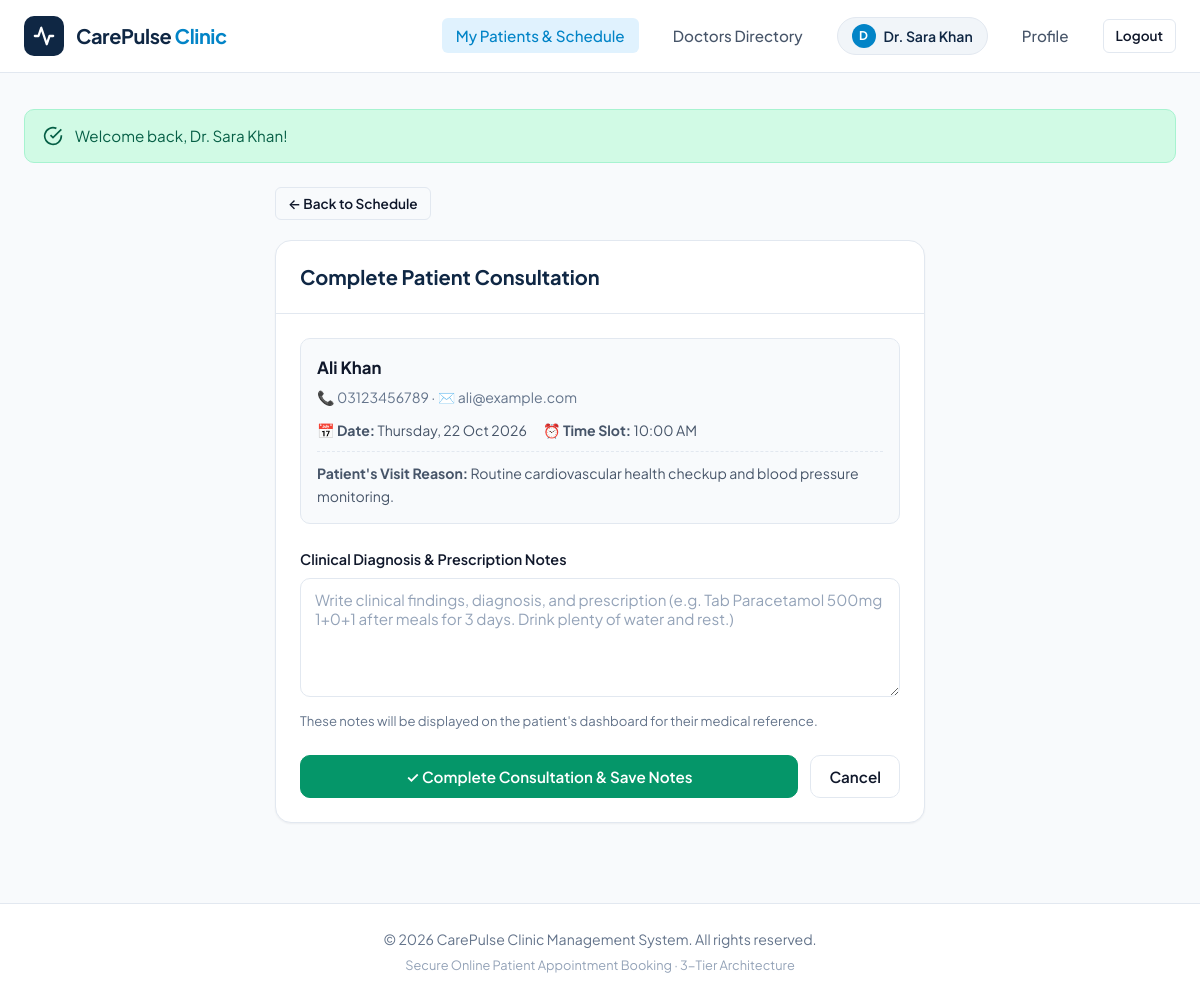
Page /doctor_complete_appointment.php?id=1 (signed in) on the committed database.
### tables this page shows
CREATE TABLE IF NOT EXISTS `appointments` (
    `id` INT AUTO_INCREMENT PRIMARY KEY,
    `patient_id` INT NOT NULL,
    `doctor_id` INT NOT NULL,
    `appointment_date` DATE NOT NULL,
    `appointment_time` TIME NOT NULL,
    `status` ENUM('booked', 'cancelled', 'completed') NOT NULL DEFAULT 'booked',
    `reason` VARCHAR(255) DEFAULT NULL,
    `doctor_notes` TEXT DEFAULT NULL,
    `created_at` TIMESTAMP DEFAULT CURRENT_TIMESTAMP,
    CONSTRAINT `fk_appointments_patient` FOREIGN KEY (`patient_id`) REFERENCES `users` (`id`) ON DELETE CASCADE,
    CONSTRAINT `fk_appointments_doctor` FOREIGN KEY (`doctor_id`) REFERENCES `doctors` (`id`) ON DELETE CASCADE
);

CREATE TABLE IF NOT EXISTS `users` (
    `id` INT AUTO_INCREMENT PRIMARY KEY,
    `full_name` VARCHAR(100) NOT NULL,
    `email` VARCHAR(150) NOT NULL UNIQUE,
    `password` VARCHAR(255) NOT NULL,
    `phone` VARCHAR(20) NOT NULL,
    `role` ENUM('patient', 'doctor', 'admin') NOT NULL DEFAULT 'patient',
    `created_at` TIMESTAMP DEFAULT CURRENT_TIMESTAMP
);

### config/db.php (called while the page is built, shortened)
<?php
function e($value) {
    return htmlspecialchars((string)$value, ENT_QUOTES, 'UTF-8');
}

### doctor_complete_appointment.php (the view, shortened to what this page needs)
<?php
require_once __DIR__ . '/config/db.php';
$user_id = $_SESSION['user_id'];
$appointment_id = isset($_GET['id']) ? (int)$_GET['id'] : (isset($_POST['appointment_id']) ? (int)$_POST['appointment_id'] : 0);
$doctor_stmt = $pdo->prepare("SELECT id FROM doctors WHERE user_id = ? LIMIT 1");
$doctor_stmt->execute([$user_id]);
$doctor = $doctor_stmt->fetch();
$doctor_id = (int)$doctor['id'];
$apt_stmt = $pdo->prepare("
    SELECT
        a.id AS appointment_id,
        a.appointment_date,
        a.appointment_time,
        a.status,
        a.reason,
        a.doctor_notes,
        p.full_name AS patient_name,
        p.email AS patient_email,
        p.phone AS patient_phone
    FROM appointments a
    INNER JOIN users p ON a.patient_id = p.id
    WHERE a.id = ? AND a.doctor_id = ?
    LIMIT 1
");
$apt_stmt->execute([$appointment_id, $doctor_id]);
$appointment = $apt_stmt->fetch();
$doctor_notes = $appointment['doctor_notes'] ?? '';
$time_obj = DateTime::createFromFormat('H:i:s', $appointment['appointment_time']);
$formatted_time = $time_obj ? $time_obj->format('g:i A') : $appointment['appointment_time'];
$formatted_date = date('l, d M Y', strtotime($appointment['appointment_date']));
require_once __DIR__ . '/includes/header.php';
?>
<div style="max-width: 650px; margin: 20px auto;">
    <div style="margin-bottom: 20px;">
        <a href="doctor_dashboard.php" class="btn btn-outline btn-sm">
            &larr; Back to Schedule
        </a>
    </div>
    <div class="card">
        <div class="card-header">
            <h2 style="font-size: 1.25rem; font-weight: 700; color: var(--primary); margin: 0;">
                Complete Patient Consultation
            </h2>
        </div>
        <div class="card-body">
            <div style="background-color: #f8fafc; border: 1px solid var(--border); border-radius: var(--radius-md); padding: 16px; margin-bottom: 24px;">
                <div style="font-weight: 700; font-size: 1.05rem; color: var(--text-primary); margin-bottom: 4px;">
                    <?php echo e($appointment['patient_name']); ?>
                </div>
                <div style="font-size: 0.88rem; color: var(--text-muted); margin-bottom: 10px;">
                    📞 <?php echo e($appointment['patient_phone']); ?> &middot; ✉️ <?php echo e($appointment['patient_email']); ?>
                </div>
                <div style="display: flex; gap: 16px; font-size: 0.88rem; color: var(--text-secondary); flex-wrap: wrap;">
                    <div>📅 <strong>Date:</strong> <?php echo $formatted_date; ?></div>
                    <div>⏰ <strong>Time Slot:</strong> <?php echo $formatted_time; ?></div>
                </div>
                <?php if (!empty($appointment['reason'])): ?>
                    <div style="margin-top: 10px; padding-top: 10px; border-top: 1px dashed var(--border); font-size: 0.88rem; color: var(--text-secondary);">
                        <strong>Patient's Visit Reason:</strong> <?php echo e($appointment['reason']); ?>
                    </div>
                <?php endif; ?>
            </div>
            <form action="doctor_complete_appointment.php" method="POST" id="complete-consultation-form">
                <div class="form-group">
                    <label class="form-label" for="doctor_notes">
                        Clinical Diagnosis & Prescription Notes
                    </label>
                    <textarea
                        id="doctor_notes"
                        name="doctor_notes"
                        rows="5"
                        class="form-control"
                        placeholder="Write clinical findings, diagnosis, and prescription (e.g. Tab Paracetamol 500mg 1+0+1 after meals for 3 days. Drink plenty of water and rest.)"
                        style="resize: vertical; font-family: inherit;"
                    ><?php echo e($doctor_notes); ?></textarea>
                    <div class="form-text">
                        These notes will be displayed on the patient's dashboard for their medical reference.
                    </div>
                </div>
                <div style="display: flex; gap: 12px; margin-top: 24px;">
                    <button type="submit" class="btn btn-primary" style="background-color: var(--success); border-color: var(--success); flex: 1;" id="btn-save-consultation">
                        ✓ Complete Consultation & Save Notes
                    </button>
                    <a href="doctor_dashboard.php" class="btn btn-outline">
                        Cancel
                    </a>
                </div>
            </form>
        </div>
    </div>
</div>
<?php require_once __DIR__ . '/includes/footer.php'; ?>

### assets/css/style.css (style rules this page uses)
:root { --primary: #0f2744; --primary-light: #1e3a5f; --primary-dark: #091a2e; --accent: #0284c7; --accent-hover: #0369a1; --accent-light: #e0f2fe; --success: #059669; --success-light: #d1fae5; --warning: #d97706; --warning-light: #fef3c7; --danger: #dc2626; --danger-light: #fee2e2; --bg-page: #f8fafc; --bg-card: #ffffff; --border: #e2e8f0; --border-focus: #0284c7; --text-primary: #0f172a; --text-secondary: #475569; --text-muted: #64748b; --radius-sm: 6px; --radius-md: 10px; --radius-lg: 16px; --radius-full: 9999px; --shadow-sm: 0 1px 2px 0 rgba(15, 23, 42, 0.05); --shadow-md: 0 4px 6px -1px rgba(15, 23, 42, 0.07), 0 2px 4px -2px rgba(15, 23, 42, 0.05); --shadow-lg: 0 10px 15px -3px rgba(15, 23, 42, 0.08), 0 4px 6px -4px rgba(15, 23, 42, 0.04); --transition: all 0.2s cubic-bezier(0.4, 0, 0.2, 1); }
*, *::before, *::after { box-sizing: border-box; margin: 0; padding: 0; }
html { overflow-y: scroll; scroll-behavior: smooth; }
body { font-family: 'Plus Jakarta Sans', -apple-system, BlinkMacSystemFont, "Segoe UI", Roboto, sans-serif; background-color: var(--bg-page); color: var(--text-primary); line-height: 1.6; min-height: 100vh; display: flex; flex-direction: column; -webkit-font-smoothing: antialiased; }
.btn { display: inline-flex; align-items: center; justify-content: center; gap: 8px; padding: 10px 18px; font-size: 0.95rem; font-weight: 600; border-radius: var(--radius-md); cursor: pointer; text-decoration: none; border: 1px solid transparent; transition: var(--transition); font-family: inherit; line-height: 1.4; }
.btn-primary { background-color: var(--accent); color: #ffffff; }
.btn-outline { background-color: transparent; border-color: var(--border); color: var(--text-primary); }
.btn-sm { padding: 6px 12px; font-size: 0.85rem; border-radius: var(--radius-sm); }
.card { background: var(--bg-card); border: 1px solid var(--border); border-radius: var(--radius-lg); box-shadow: var(--shadow-sm); overflow: hidden; transition: var(--transition); }
.card-header { padding: 20px 24px; border-bottom: 1px solid var(--border); display: flex; justify-content: space-between; align-items: center; }
.card-body { padding: 24px; }
.form-group { margin-bottom: 20px; }
.form-label { display: block; margin-bottom: 7px; font-size: 0.9rem; font-weight: 600; color: var(--text-primary); }
.form-control, .form-select { width: 100%; padding: 11px 14px; font-size: 0.95rem; font-family: inherit; border: 1.5px solid var(--border); border-radius: var(--radius-md); background-color: #ffffff; color: var(--text-primary); transition: var(--transition); outline: none; }
.form-control::placeholder { color: #94a3b8; }
.form-text { font-size: 0.82rem; color: var(--text-muted); margin-top: 6px; }

### rows in the picture
appointments: patient.full_name "Ali Khan", patient.phone "03123456789", patient.email "ali@example.com", appointment_date "Thursday, 22 Oct 2026", appointment_time "10:00 AM", reason "Routine cardiovascular health checkup and blood pressure monitoring."

### other values in the picture
substr($user['name'], 0, 1) "D"
$user['name'] "Dr. Sara Khan"
$success_msg "Welcome back, Dr. Sara Khan!"
